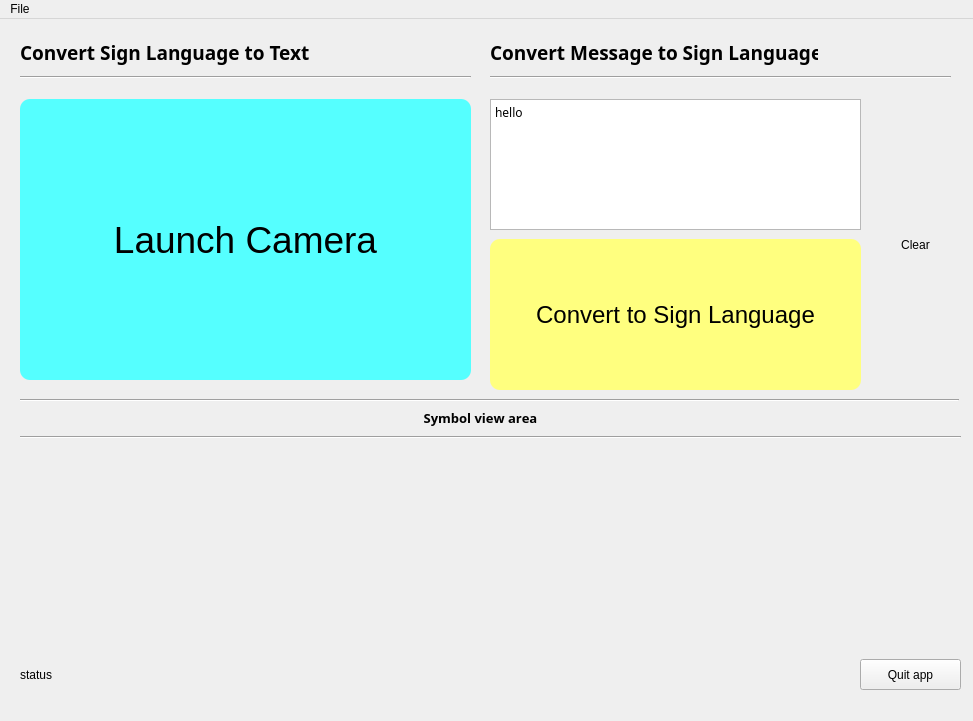
<?xml version="1.0" encoding="UTF-8"?>
<ui version="4.0">
 <class>MainWindow</class>
 <widget class="QMainWindow" name="MainWindow">
  <property name="geometry">
   <rect>
    <x>0</x>
    <y>0</y>
    <width>973</width>
    <height>721</height>
   </rect>
  </property>
  <property name="windowTitle">
   <string>MainWindow</string>
  </property>
  <widget class="QWidget" name="centralwidget">
   <widget class="QPushButton" name="btnCamera">
    <property name="geometry">
     <rect>
      <x>20</x>
      <y>80</y>
      <width>451</width>
      <height>281</height>
     </rect>
    </property>
    <property name="font">
     <font>
      <pointsize>28</pointsize>
     </font>
    </property>
    <property name="styleSheet">
     <string notr="true">background-color: rgb(85, 255, 255);
border-radius:10px;</string>
    </property>
    <property name="text">
     <string>Launch Camera</string>
    </property>
    <property name="icon">
     <iconset>
      <normaloff>icon_camera.png</normaloff>icon_camera.png</iconset>
    </property>
    <property name="iconSize">
     <size>
      <width>50</width>
      <height>50</height>
     </size>
    </property>
   </widget>
   <widget class="QPushButton" name="btnText">
    <property name="geometry">
     <rect>
      <x>490</x>
      <y>220</y>
      <width>371</width>
      <height>151</height>
     </rect>
    </property>
    <property name="font">
     <font>
      <pointsize>18</pointsize>
     </font>
    </property>
    <property name="styleSheet">
     <string notr="true">background-color: rgb(255, 255, 127);
border-radius: 10px;</string>
    </property>
    <property name="text">
     <string>Convert to Sign Language</string>
    </property>
    <property name="icon">
     <iconset>
      <normaloff>icon_sign.png</normaloff>icon_sign.png</iconset>
    </property>
    <property name="iconSize">
     <size>
      <width>30</width>
      <height>30</height>
     </size>
    </property>
   </widget>
   <widget class="QLabel" name="label">
    <property name="geometry">
     <rect>
      <x>20</x>
      <y>20</y>
      <width>361</width>
      <height>26</height>
     </rect>
    </property>
    <property name="font">
     <font>
      <family>Segoe UI Black</family>
      <pointsize>14</pointsize>
      <bold>true</bold>
     </font>
    </property>
    <property name="text">
     <string>Convert Sign Language to Text</string>
    </property>
   </widget>
   <widget class="QLabel" name="label_2">
    <property name="geometry">
     <rect>
      <x>490</x>
      <y>20</y>
      <width>328</width>
      <height>26</height>
     </rect>
    </property>
    <property name="font">
     <font>
      <family>Segoe UI Black</family>
      <pointsize>14</pointsize>
      <bold>true</bold>
     </font>
    </property>
    <property name="text">
     <string>Convert Message to Sign Language</string>
    </property>
   </widget>
   <widget class="QPushButton" name="btnClear">
    <property name="geometry">
     <rect>
      <x>870</x>
      <y>80</y>
      <width>91</width>
      <height>291</height>
     </rect>
    </property>
    <property name="styleSheet">
     <string notr="true">border-radius:10px;
background-color: rgba(255, 0, 0, .5);</string>
    </property>
    <property name="text">
     <string>Clear</string>
    </property>
   </widget>
   <widget class="QPushButton" name="btnQuit">
    <property name="geometry">
     <rect>
      <x>860</x>
      <y>640</y>
      <width>101</width>
      <height>31</height>
     </rect>
    </property>
    <property name="text">
     <string>Quit app</string>
    </property>
    <property name="icon">
     <iconset theme="application-exit"/>
    </property>
   </widget>
   <widget class="QWidget" name="horizontalLayoutWidget">
    <property name="geometry">
     <rect>
      <x>20</x>
      <y>430</y>
      <width>941</width>
      <height>181</height>
     </rect>
    </property>
    <layout class="QHBoxLayout" name="cont"/>
   </widget>
   <widget class="QLabel" name="labelStatus">
    <property name="geometry">
     <rect>
      <x>20</x>
      <y>640</y>
      <width>831</width>
      <height>31</height>
     </rect>
    </property>
    <property name="text">
     <string>status</string>
    </property>
   </widget>
   <widget class="QTextEdit" name="editMsg">
    <property name="geometry">
     <rect>
      <x>490</x>
      <y>80</y>
      <width>371</width>
      <height>131</height>
     </rect>
    </property>
    <property name="font">
     <font>
      <family>Segoe UI Black</family>
      <pointsize>20</pointsize>
     </font>
    </property>
    <property name="html">
     <string>&lt;!DOCTYPE HTML PUBLIC &quot;-//W3C//DTD HTML 4.0//EN&quot; &quot;http://www.w3.org/TR/REC-html40/strict.dtd&quot;&gt;
&lt;html&gt;&lt;head&gt;&lt;meta name=&quot;qrichtext&quot; content=&quot;1&quot; /&gt;&lt;meta charset=&quot;utf-8&quot; /&gt;&lt;style type=&quot;text/css&quot;&gt;
p, li { white-space: pre-wrap; }
hr { height: 1px; border-width: 0; }
li.unchecked::marker { content: &quot;\2610&quot;; }
li.checked::marker { content: &quot;\2612&quot;; }
&lt;/style&gt;&lt;/head&gt;&lt;body style=&quot; font-family:'Segoe UI Black'; font-size:20pt; font-weight:400; font-style:normal;&quot;&gt;
&lt;p style=&quot; margin-top:0px; margin-bottom:0px; margin-left:0px; margin-right:0px; -qt-block-indent:0; text-indent:0px;&quot;&gt;&lt;span style=&quot; font-family:'Segoe UI'; font-size:9pt;&quot;&gt;hello&lt;/span&gt;&lt;/p&gt;&lt;/body&gt;&lt;/html&gt;</string>
    </property>
   </widget>
   <widget class="QLabel" name="label_3">
    <property name="geometry">
     <rect>
      <x>410</x>
      <y>390</y>
      <width>141</width>
      <height>18</height>
     </rect>
    </property>
    <property name="font">
     <font>
      <family>Script MT Bold</family>
      <pointsize>7</pointsize>
      <kerning>false</kerning>
     </font>
    </property>
    <property name="text">
     <string>&lt;html&gt;&lt;head/&gt;&lt;body&gt;&lt;p align=&quot;center&quot;&gt;&lt;span style=&quot; font-size:10pt; font-weight:700;&quot;&gt;Symbol view area&lt;/span&gt;&lt;/p&gt;&lt;/body&gt;&lt;/html&gt;</string>
    </property>
   </widget>
   <widget class="Line" name="line">
    <property name="geometry">
     <rect>
      <x>20</x>
      <y>50</y>
      <width>451</width>
      <height>16</height>
     </rect>
    </property>
    <property name="orientation">
     <enum>Qt::Horizontal</enum>
    </property>
   </widget>
   <widget class="Line" name="line_2">
    <property name="geometry">
     <rect>
      <x>490</x>
      <y>50</y>
      <width>461</width>
      <height>16</height>
     </rect>
    </property>
    <property name="orientation">
     <enum>Qt::Horizontal</enum>
    </property>
   </widget>
   <widget class="Line" name="line_3">
    <property name="geometry">
     <rect>
      <x>20</x>
      <y>410</y>
      <width>941</width>
      <height>16</height>
     </rect>
    </property>
    <property name="orientation">
     <enum>Qt::Horizontal</enum>
    </property>
   </widget>
   <widget class="Line" name="line_4">
    <property name="geometry">
     <rect>
      <x>20</x>
      <y>380</y>
      <width>939</width>
      <height>3</height>
     </rect>
    </property>
    <property name="orientation">
     <enum>Qt::Horizontal</enum>
    </property>
   </widget>
  </widget>
  <widget class="QMenuBar" name="menubar">
   <property name="geometry">
    <rect>
     <x>0</x>
     <y>0</y>
     <width>973</width>
     <height>22</height>
    </rect>
   </property>
   <widget class="QMenu" name="menuFile">
    <property name="title">
     <string>File</string>
    </property>
    <addaction name="actionquiz"/>
   </widget>
   <addaction name="menuFile"/>
  </widget>
  <action name="actionquiz">
   <property name="text">
    <string>quiz</string>
   </property>
  </action>
 </widget>
 <resources/>
 <connections/>
</ui>
